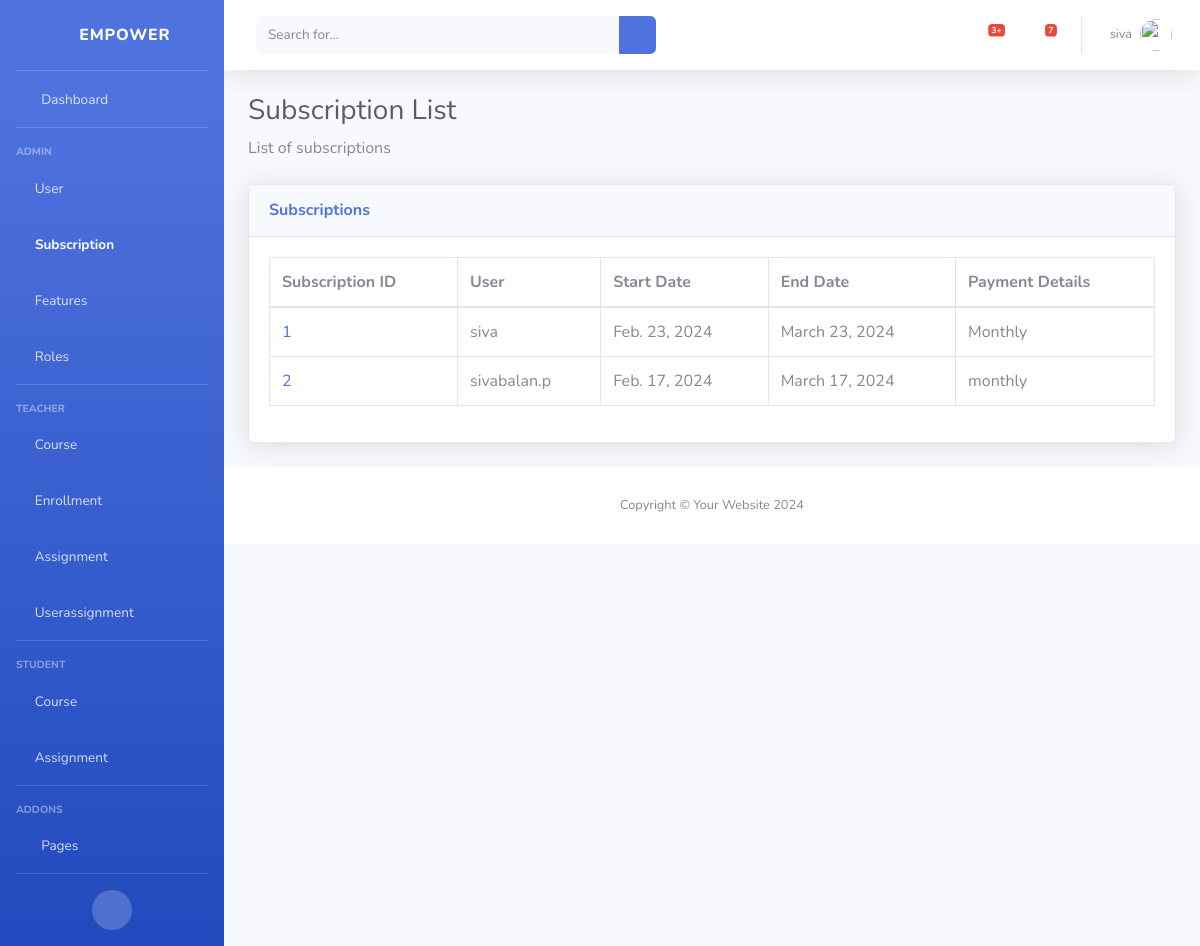
Before: /subscriptions/ (signed in) with the older database file.
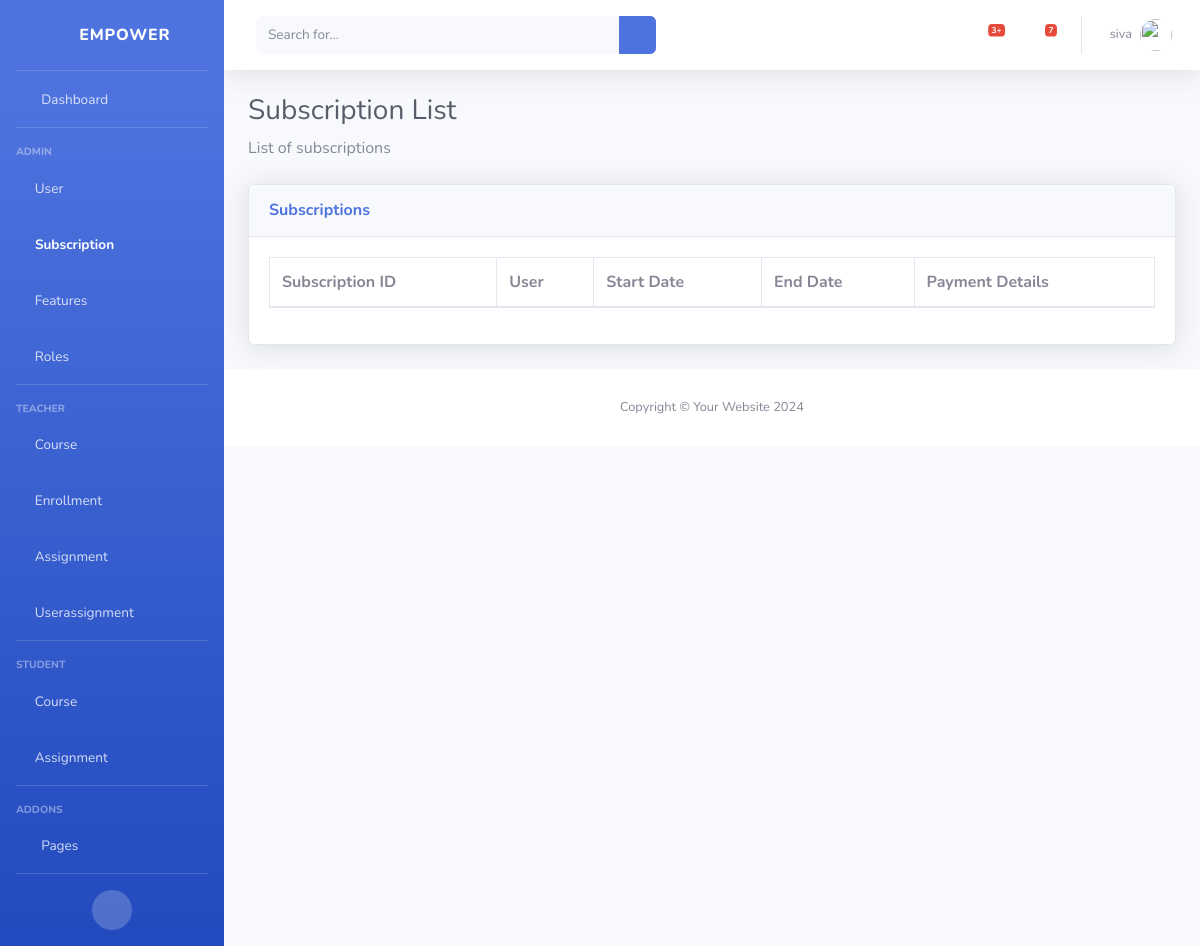
After: the same page with the newer database file.
### classRoom/models.py (models this page shows)
class Subscription(models.Model):
    id = models.AutoField(primary_key=True)
    user = models.ForeignKey(User, on_delete=models.CASCADE)
    subscription_start_date = models.DateField()
    subscription_end_date = models.DateField()
    payment_details = models.TextField()

class User(models.Model):
    user = models.OneToOneField(AuthUser, on_delete=models.CASCADE)
    role = models.ForeignKey(Role, on_delete=models.CASCADE)

### classRoom/views.py (the view)
# urls.py: path('subscriptions/',view_subscriptions,name="view_subscriptions"),
@login_required
def view_subscriptions(request):
    subscriptions = Subscription.objects.all()
    return render(request, 'subscriptions/view_subscriptions.html', {'subscriptions': subscriptions})

### classRoom/templates/subscriptions/view_subscriptions.html
{% extends 'base.html' %}
{% block content %}
<h1 class="h3 mb-2 text-gray-800">Subscription List</h1>
<p class="mb-4">List of subscriptions</p>
<div class="card shadow mb-4">
    <div class="card-header py-3">
        <h6 class="m-0 font-weight-bold text-primary">Subscriptions</h6>
    </div>
    <div class="card-body">
        <div class="table-responsive">
            <table class="table table-bordered" id="dataTable" width="100%" cellspacing="0">
                <thead>
                    <tr>
                        <th>Subscription ID</th>
                        <th>User</th>
                        <th>Start Date</th>
                        <th>End Date</th>
                        <th>Payment Details</th>
                    </tr>
                </thead>
                <tbody>
                    {% for subscription in subscriptions %}
                        <tr>
                            <td><a href="{% url 'view_subscription' subscription.id %}">{{ subscription.id }}</a></td>
                            <td>{{ subscription.user.user.username }}</td>
                            <td>{{ subscription.subscription_start_date }}</td>
                            <td>{{ subscription.subscription_end_date }}</td>
                            <td>{{ subscription.payment_details }}</td>
                        </tr>
                    {% endfor %}
                </tbody>
            </table>
        </div>
    </div>
</div>
{% endblock %}

### classRoom/templates/base.html (shortened to what this page needs)
{% load static %}
<!DOCTYPE html>
<html lang="en">
<head>
    <link rel="stylesheet" href="{% static 'vendor/fontawesome-free/css/all.min.css' %}" type="text/css">
    <link rel="stylesheet" href="{% static 'css/sb-admin-2.min.css' %}">
</head>
<body id="page-top">
    <div id="wrapper">
        <ul class="navbar-nav bg-gradient-primary sidebar sidebar-dark accordion" id="accordionSidebar">
            <a class="sidebar-brand d-flex align-items-center justify-content-center" href="{% url 'index' %}">
                <div class="sidebar-brand-icon rotate-n-15">
                    <i class="fas fa-chess-knight"></i>
                </div>
                <div class="sidebar-brand-text mx-3">Empower</div>
            </a>
            <hr class="sidebar-divider my-0">
            <li class="nav-item">
                <a class="nav-link" href="{% url 'index' %}">
                    <i class="fas fa-fw fa-tachometer-alt"></i>
                    <span>Dashboard</span></a>
            </li>
            <hr class="sidebar-divider">
            <div class="sidebar-heading">
                Admin
            </div>
            <li class="nav-item">
                <a class="nav-link" href="{% url 'view_users' %}" >
                    <i class="fas fa-user-shield"></i>
                    <span>User</span>
                </a>
            </li>
            <li class="nav-item">
                <a class="nav-link" href="{% url 'view_subscriptions' %}" >
                    <i class="fas fa-user-shield"></i>
                    <span>Subscription</span>
                </a>
            </li>
            <li class="nav-item">
                <a class="nav-link" href="{% url 'view_features' %}" >
                    <i class="fas fa-user-shield"></i>
                    <span>Features</span>
                </a>
            </li>
            <li class="nav-item">
                <a class="nav-link" href="{% url 'view_roles' %}" >
                    <i class="fas fa-user-shield"></i>
                    <span>Roles</span>
                </a>
            </li>
            <hr class="sidebar-divider">
            <div class="sidebar-heading">
                Teacher
            </div>
            <li class="nav-item">
                <a class="nav-link" href="{% url 'view_courses' %}" >
                    <i class="fas fa-chalkboard-teacher"></i>
                    <span>Course</span>
                </a>
            </li>
            <li class="nav-item">
                <a class="nav-link" href="{% url 'view_enrollments' %}" >
                    <i class="fas fa-chalkboard-teacher"></i>
                    <span>Enrollment</span>
                </a>
            </li>
            <li class="nav-item">
                <a class="nav-link" href="{% url 'view_assignments' %}" >
                    <i class="fas fa-chalkboard-teacher"></i>
                    <span>Assignment</span>
                </a>
            </li>
            <li class="nav-item">
                <a class="nav-link" href="{% url 'view_userassignments' %}" >
                    <i class="fas fa-chalkboard-teacher"></i>
                    <span>Userassignment</span>
                </a>
            </li>
            <hr class="sidebar-divider">
            <div class="sidebar-heading">
                Student
            </div>
            <li class="nav-item">
                <a class="nav-link" href="{% url 'view_courses' %}" >
                    <i class="fas fa-user-graduate"></i>
                    <span>Course</span>
                </a>
                <a class="nav-link" href="{% url 'view_assignments' %}" >
                    <i class="fas fa-user-graduate"></i>
                    <span>Assignment</span>
                </a>
            </li>
            <hr class="sidebar-divider">
            <div class="sidebar-heading">
                Addons
            </div>
            <li class="nav-item">
                <a class="nav-link collapsed" href="#" data-toggle="collapse" data-target="#collapsePages"
                    aria-expanded="true" aria-controls="collapsePages">
                    <i class="fas fa-fw fa-folder"></i>
                    <span>Pages</span>
                </a>
            </li>
            <hr class="sidebar-divider d-none d-md-block">
            <div class="text-center d-none d-md-inline">
                <button class="rounded-circle border-0" id="sidebarToggle"></button>
            </div>
        </ul>
        <div id="content-wrapper" class="d-flex flex-column">
            <nav class="navbar navbar-expand navbar-light bg-white topbar mb-4 static-top shadow">
                <form
                    class="d-none d-sm-inline-block form-inline mr-auto ml-md-3 my-2 my-md-0 mw-100 navbar-search">
                    <div class="input-group">
                        <input type="text" class="form-control bg-light border-0 small" placeholder="Search for..."
                            aria-label="Search" aria-describedby="basic-addon2">
                        <div class="input-group-append">
                            <button class="btn btn-primary" type="button">
                                <i class="fas fa-search fa-sm"></i>
                            </button>
                        </div>
                    </div>
                </form>
                <ul class="navbar-nav ml-auto">
                    <li class="nav-item dropdown no-arrow mx-1">
                        <a class="nav-link dropdown-toggle" href="#" id="alertsDropdown" role="button"
                            data-toggle="dropdown" aria-haspopup="true" aria-expanded="false">
                            <i class="fas fa-bell fa-fw"></i>
                            <span class="badge badge-danger badge-counter">3+</span>
                        </a>
                    </li>
                    <li class="nav-item dropdown no-arrow mx-1">
                        <a class="nav-link dropdown-toggle" href="#" id="messagesDropdown" role="button"
                            data-toggle="dropdown" aria-haspopup="true" aria-expanded="false">
                            <i class="fas fa-envelope fa-fw"></i>
                            <span class="badge badge-danger badge-counter">7</span>
                        </a>
                    </li>
                    <li class="nav-item dropdown no-arrow">
                        <a class="nav-link dropdown-toggle" href="#" id="userDropdown" role="button"
                            data-toggle="dropdown" aria-haspopup="true" aria-expanded="false">
                            {% if user.is_authenticated %}
                                <span class="mr-2 d-none d-lg-inline text-gray-600 small">{{ user.username }}</span>
                            {% endif %}
                            <img class="img-profile rounded-circle" src="{% static 'img/undraw_profile.svg' %}">
                        </a>
                    </li>
                </ul>
            </nav>
            <div class="container-fluid">
                {% block content %}
                {% endblock %}
            </div>
            <footer class="sticky-footer bg-white">
                <div class="container my-auto">
                    <div class="copyright text-center my-auto">
                        <span>Copyright &copy; Your Website 2024</span>
                    </div>
                </div>
            </footer>
        </div>
    </div>
</body>
</html>

Changed rows visible on the page:
removed Subscription: id "1", user.user.username "siva", subscription_start_date "Feb. 23, 2024", subscription_end_date "March 23, 2024", payment_details "Monthly"
removed Subscription: id "2", user.user.username "sivabalan.p", subscription_start_date "Feb. 17, 2024", subscription_end_date "March 17, 2024", payment_details "monthly"
